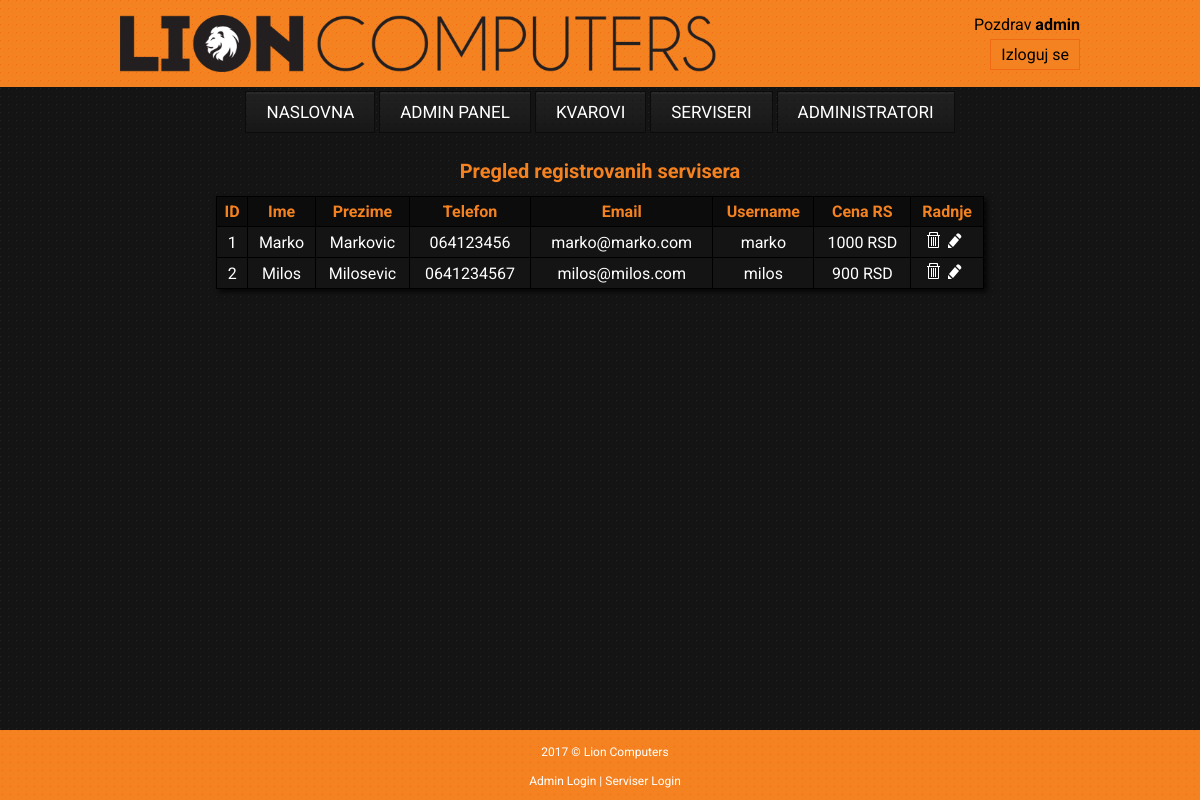
Screenshot of /serviser-pregled.php (signed in) with the database file from the repository.
### tables this page shows
CREATE TABLE `serviseri` (
  `id` int(11) NOT NULL AUTO_INCREMENT,
  `ime` varchar(25) NOT NULL,
  `prezime` varchar(25) NOT NULL,
  `telefon` varchar(15) DEFAULT NULL,
  `email` varchar(45) NOT NULL,
  `username` varchar(45) NOT NULL,
  `password` varchar(45) NOT NULL,
  `cenaradnogsata` int(11) NOT NULL,
  PRIMARY KEY (`id`,`username`),
  UNIQUE KEY `id_UNIQUE` (`id`),
  UNIQUE KEY `email_UNIQUE` (`email`),
  UNIQUE KEY `username_UNIQUE` (`username`)
);

### serviser-pregled.php (the view, shortened to what this page needs)
<!DOCTYPE html>
<html>
	<head>
		<link rel="stylesheet" type="text/css" href="stilovi.css"/>
	</head>
	<body>
		<div class="container">
			<div class="header">
				<div class="logo-area">
					<a href="index.php"><img src="slike/logo.png" alt="Lion Computers"></a>
					<div class="userinfo">
						<p>Pozdrav <strong><?php echo $_SESSION['adminUser'];?></strong></p>
						<a href="logout.php">Izloguj se</a>
					</div>
				</div>
			</div>
			<div class="content">
				<?php
					if(isset($_SESSION['adminUser'])){
						require_once('menu-admin.php');
					}else if(isset($_SESSION['serviserUser'])){
						require_once('menu-serviser.php');
					}else {
						require_once('menu.php');
					}
					include("konekcija.php");
					$sql="SELECT * FROM serviseri";
					$result=mysqli_query($conn, $sql);
					echo "<h1 class='naslov' align='center'>Pregled registrovanih servisera</h1>";
					echo "<table><tr class='tdhead'><td>ID</td><td>Ime</td><td>Prezime</td><td>Telefon</td><td>Email</td><td>Username</td><td>Cena RS</td><td>Radnje</td></tr>";
					while($red=mysqli_fetch_array($result)) {
						$ime = $red['ime'];
						$prezime = $red['prezime'];
						$telefon = $red['telefon'];
						$id = $red['id'];
						$email = $red['email'];
						$username = $red['username'];
						$sat = $red['cenaradnogsata'];
						echo "<tr>";
						echo "<td>$id</td>";
						echo "<td>$ime</td>";
						echo "<td>$prezime</td>";
						echo "<td>$telefon</td>";
						echo "<td>$email</td>";
						echo "<td>$username</td>";
						echo "<td>$sat RSD</td>";
						echo "<td><a href='serviser-delete.php?id=$id''><img src='slike/delete.png' /></a><a href='serviser-modify.php?id=$id''><img src='slike/edit.png' /></td>";
					}
					echo "</tr>";
					echo "</table>";
				?>
			</div>
			<div class="footer">
				<p class="cr">2017 &copy; Lion Computers</p>
				<p class="links">
					<a href="admin-login.php">Admin Login</a>
					 |
					<a href="serviser-login.php">Serviser Login</a>
				</p>
			</div>
		</div>
	</body>
</html>

### stilovi.css (style rules this page uses)
html { height: 100%; box-sizing: border-box; }
body { background: url("slike/pattern-black.png") top right repeat; margin: 0; padding: 0; min-height: 100%; position: relative; }
.header { background: url("slike/pattern-orange.png") top right repeat; width: 100%; height: 87px; margin: 0 0 15px 0; }
.logo-area { width: 960px; height: 87px; margin: 0 auto; }
.logo-area img { margin: 15px 0; height: 57px; }
.userinfo { float: right; }
.userinfo p { color: black; font-family: 'Roboto', sans-serif; margin: 15px 0 0 0; }
.userinfo a { color: #000; font-family: 'Roboto', sans-serif; text-decoration: none; padding: 5px 10px; background: #f58220; border: 1px solid #f16815; margin: 5px 0 0 15px; float: right; }
.container { height: 100%; min-height: 100%; }
.content { width: 960px; font-family: 'Roboto', sans-serif; height: 100%; padding-bottom: 60px; margin: 0 auto; }
.form-area h1, .naslov { color: #f58220; font-size: 20px; text-shadow: 3px 3px 5px 0px rgba(0,0,0,0.75); }
.content table { border-collapse: collapse; border: 1px solid black; color: #fff; background: #141414; text-align: center; margin: 0 auto; width: 80%; -webkit-box-shadow: 3px 3px 5px 0px rgba(0,0,0,0.75); -moz-box-shadow: 3px 3px 5px 0px rgba(0,0,0,0.75); box-shadow: 3px 3px 5px 0px rgba(0,0,0,0.75); }
.content table td { padding: 5px; border: 1px solid black; background: #141414; }
.content table td a { color: #fff; }
.content table td img { margin-right: 5px; }
.content table .tdhead td { font-weight: bold; color: #f58220; background: #0c0c0c; }
.footer { position: absolute; width: 100%; height: 60px; right: 0; bottom: 0; left: 0; background: url("slike/pattern-orange.png") top right repeat; font-family: 'Roboto', sans-serif; text-align: center; padding: 5px; }
.footer p { color: #fff; font-size: 12px; margin: 5px; padding: 5px; }
.footer a { color: #fff; text-decoration: none; }

### rows the page displays
serviseri: id "1", ime "Marko", prezime "Markovic", telefon "064123456", email "marko@marko.com", username "marko", cenaradnogsata "1000"
serviseri: id "2", ime "Milos", prezime "Milosevic", telefon "0641234567", email "milos@milos.com", username "milos", cenaradnogsata "900"

### other values shown
$_SESSION['adminUser'] "admin"
